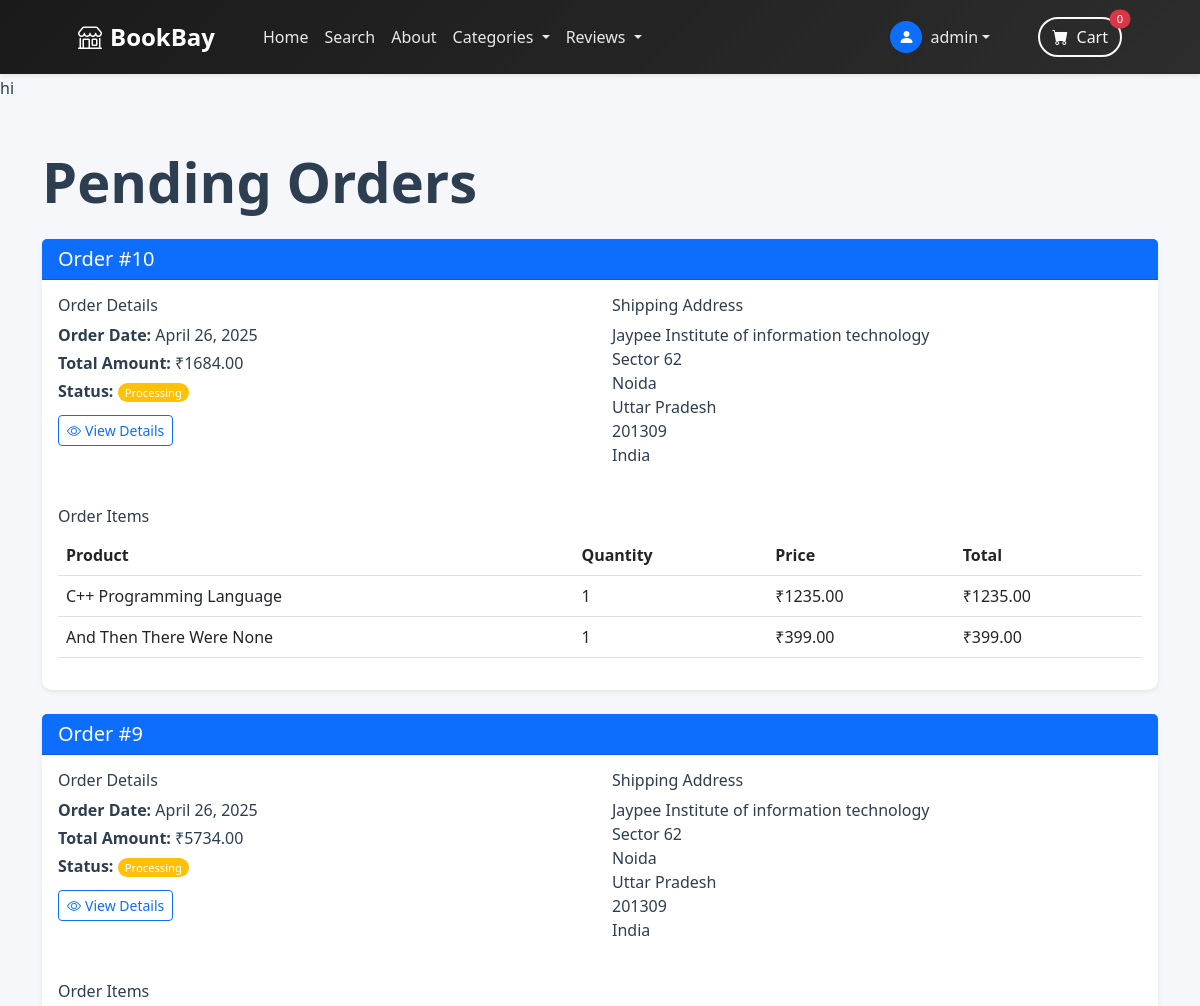
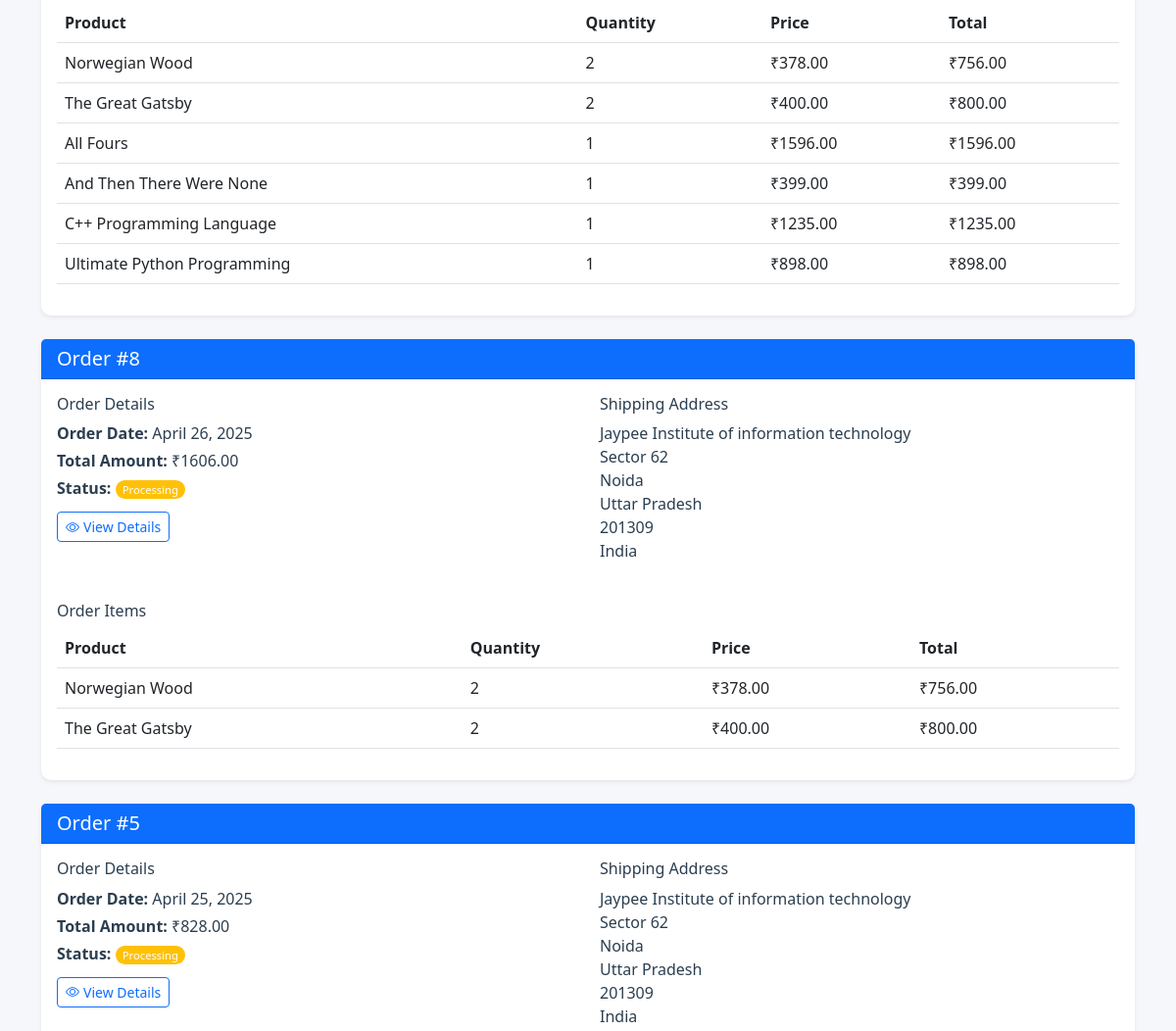
The app's page /payment/not_shipped_dashboard/ (signed in, upper part), older data (2 pictures, top to bottom).
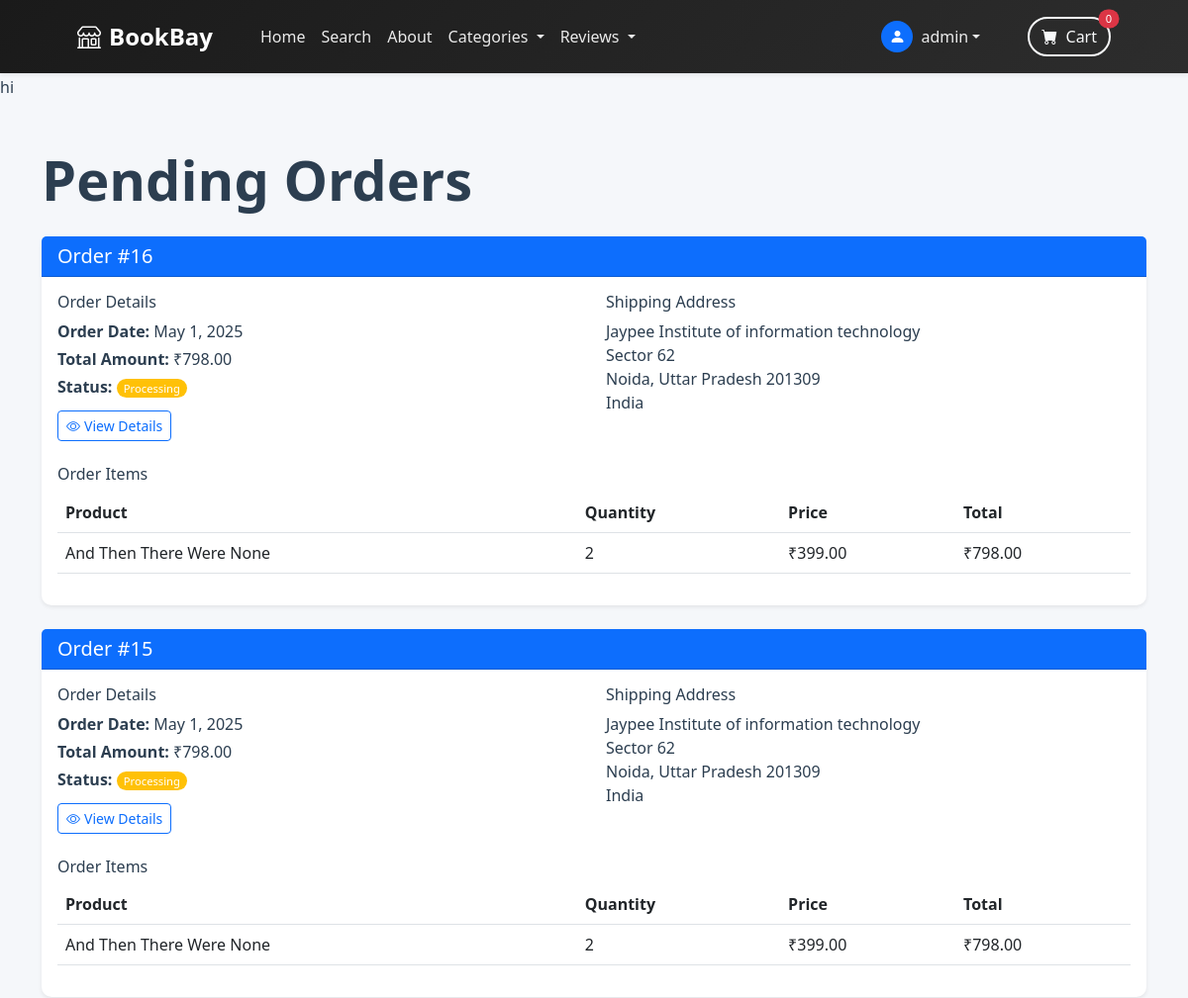
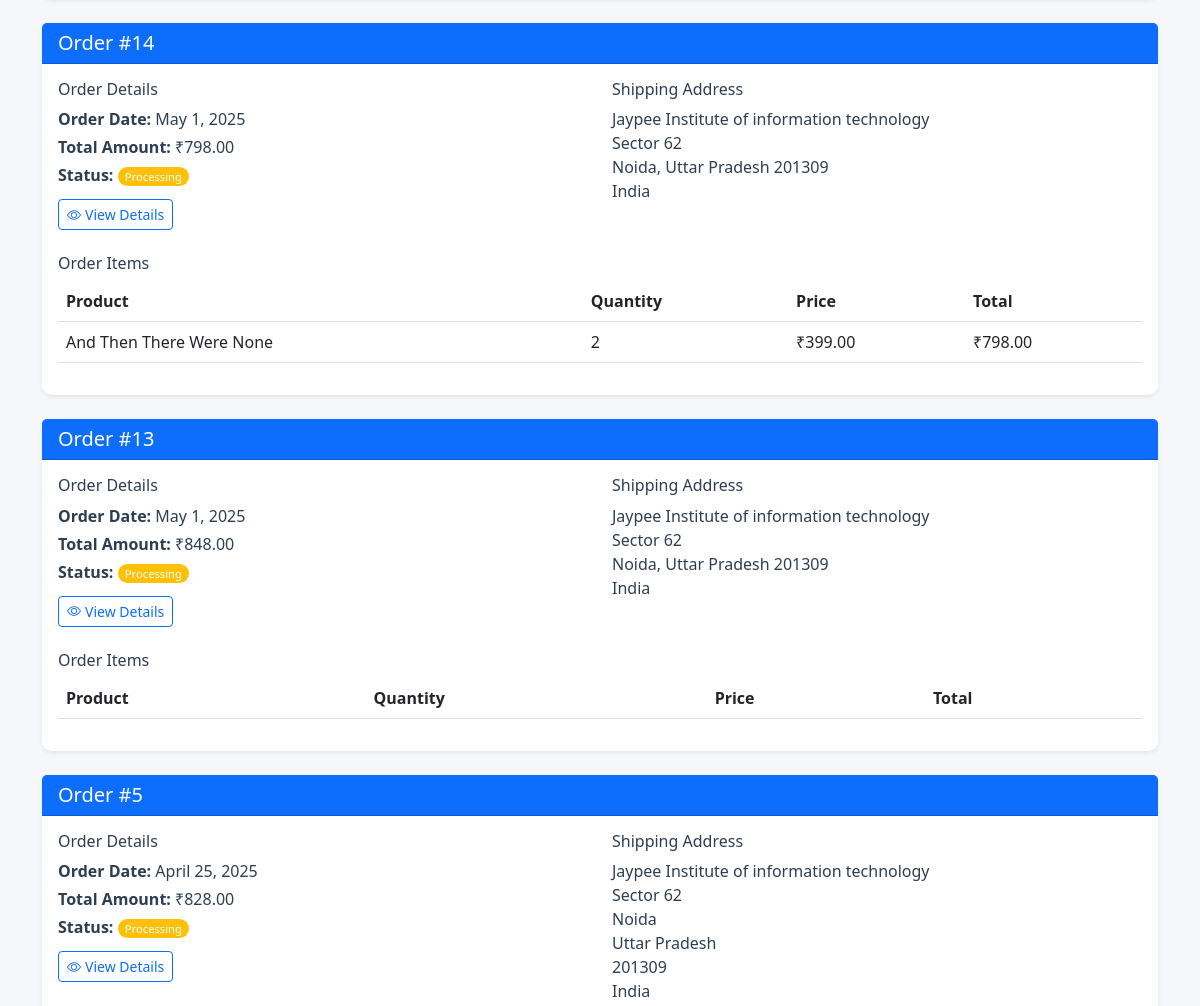
The same page, newer data (2 pictures, top to bottom).
### payment/models.py (models this page shows, shortened)
class Order(models.Model):
    user = models.ForeignKey(User, on_delete=models.CASCADE, null=True, blank=True)
    full_name = models.CharField(max_length=255)
    email = models.EmailField(max_length=255)
    shipping_address = models.TextField(max_length=255)
    amount_paid = models.DecimalField(max_digits=8, decimal_places=2)
    date_ordered = models.DateTimeField(auto_now_add=True)
    shipped = models.BooleanField(default=False)
    date_shipped = models.DateTimeField(null=True, blank=True)

class OrderItem(models.Model):
    product = models.ForeignKey(Product, on_delete=models.CASCADE, null=True, related_name='payment_order_items')
    quantity = models.PositiveBigIntegerField(default=1)
    user = models.ForeignKey(User, on_delete=models.CASCADE, null=True, blank=True)
    order = models.ForeignKey(Order, on_delete=models.CASCADE, null=True)
    price = models.DecimalField(max_digits=8, decimal_places=2)
    date_added = models.DateTimeField(auto_now_add=True)
    @property
    def get_total(self):
        return (self.price * self.quantity)

### store/models.py (models this page shows, shortened)
class Product(models.Model):
    name = models.CharField(max_length=50)
    price = models.DecimalField(default=0, decimal_places=2, max_digits=8)
    category = models.ForeignKey(Category, on_delete=models.CASCADE, default=1)
    description = models.CharField(max_length=250, default='', blank=True, null=True)
    image = models.ImageField(upload_to='uploads/product/')
    is_sale = models.BooleanField(default=False)
    sale_price = models.DecimalField(default=0, decimal_places=2, max_digits=8)

### payment/views.py (the view)
# urls.py: path('not_shipped_dashboard/', views.not_shipped_dashboard, name='not_shipped_dashboard'),
@login_required
def not_shipped_dashboard(request):
    orders = Order.objects.filter(user=request.user, shipped=False).order_by('-date_ordered')
    return render(request, 'payment/not_shipped_dashboard.html', {
        'orders': orders,
        'title': 'Pending Orders'
    })

### cart/cart.py (called while the page is built)
    def __len__(self):
        return len(self.cart)

### cart/context_processors.py (called while the page is built)
def cart(request):
    return {"cart": Cart(request)}

### store/context_processors.py (called while the page is built)
def categories_context(request):
    return {
        'categories': Category.objects.filter(parent=None)
    }

### store/models.py (called while the page is built)
    def get_subcategories(self):
        return self.subcategories.all()

### payment/templates/payment/not_shipped_dashboard.html
{% extends 'base.html' %}
{% load static %}
{% block content %}
<div class="container py-5">
    <div class="row">
        <div class="col-12">
            <h1 class="display-4 fw-bold mb-4">{{ title }}</h1>
        </div>
    </div>
    {% if orders %}
        {% for order in orders %}
        <div class="card mb-4 shadow-sm">
            <div class="card-header bg-primary text-white">
                <div class="d-flex justify-content-between align-items-center">
                    <h5 class="mb-0">Order #{{ order.id }}</h5>
                </div>
            </div>
            <div class="card-body">
                <div class="row">
                    <div class="col-md-6">
                        <h6>Order Details</h6>
                        <p class="mb-1"><strong>Order Date:</strong> {{ order.date_ordered|date:"F j, Y" }}</p>
                        <p class="mb-1"><strong>Total Amount:</strong> ₹{{ order.amount_paid }}</p>
                        <p class="mb-1"><strong>Status:</strong> <span class="badge bg-warning">Processing</span></p>
                        <a href="{% url 'payment:order_detail' order.id %}" class="btn btn-sm btn-outline-primary mt-2">
                            <i class="bi bi-eye me-1"></i>View Details
                        </a>
                    </div>
                    <div class="col-md-6">
                        <h6>Shipping Address</h6>
                        <p class="mb-1">{{ order.shipping_address|linebreaks }}</p>
                    </div>
                </div>
                <div class="mt-4">
                    <h6>Order Items</h6>
                    <div class="table-responsive">
                        <table class="table">
                            <thead>
                                <tr>
                                    <th>Product</th>
                                    <th>Quantity</th>
                                    <th>Price</th>
                                    <th>Total</th>
                                </tr>
                            </thead>
                            <tbody>
                                {% for item in order.orderitem_set.all %}
                                <tr>
                                    <td>{{ item.product.name }}</td>
                                    <td>{{ item.quantity }}</td>
                                    <td>₹{{ item.price }}</td>
                                    <td>₹{{ item.get_total }}</td>
                                </tr>
                                {% endfor %}
                            </tbody>
                        </table>
                    </div>
                </div>
            </div>
        </div>
        {% endfor %}
    {% else %}
        <div class="alert alert-info">
            <p class="mb-0">You have no pending orders.</p>
        </div>
    {% endif %}
</div>
{% endblock %}

Row changes from the older to the newer data that the page shows:
removed Order: id "10", date_ordered "April 26, 2025", amount_paid "1684.00", shipping_address "Jaypee Institute of information technology Sector 62 Noida Uttar Pradesh 201309 India"
removed OrderItem: product.name "C++ Programming Language", quantity "1", price "1235.00", get_total "1235.00", shown under "10"
removed OrderItem: product.name "And Then There Were None", quantity "1", price "399.00", get_total "399.00", shown under "10"
removed Order: id "9", date_ordered "April 26, 2025", amount_paid "5734.00", shipping_address "Jaypee Institute of information technology Sector 62 Noida Uttar Pradesh 201309 India"
removed OrderItem: product.name "Norwegian Wood", quantity "2", price "378.00", get_total "756.00", shown under "9"
removed OrderItem: product.name "The Great Gatsby", quantity "2", price "400.00", get_total "800.00", shown under "9"
removed OrderItem: product.name "All Fours", quantity "1", price "1596.00", get_total "1596.00", shown under "9"
removed OrderItem: product.name "And Then There Were None", quantity "1", price "399.00", get_total "399.00", shown under "9"
removed OrderItem: product.name "C++ Programming Language", quantity "1", price "1235.00", get_total "1235.00", shown under "9"
removed OrderItem: product.name "Ultimate Python Programming", quantity "1", price "898.00", get_total "898.00", shown under "9"
removed Order: id "8", date_ordered "April 26, 2025", amount_paid "1606.00", shipping_address "Jaypee Institute of information technology Sector 62 Noida Uttar Pradesh 201309 India"
removed OrderItem: product.name "Norwegian Wood", quantity "2", price "378.00", get_total "756.00", shown under "8"
removed OrderItem: product.name "The Great Gatsby", quantity "2", price "400.00", get_total "800.00", shown under "8"
added Order: id "16", date_ordered "May 1, 2025", amount_paid "798.00", shipping_address "Jaypee Institute of information technology Sector 62 Noida, Uttar Pradesh 201309 India"
added OrderItem: product.name "And Then There Were None", quantity "2", price "399.00", get_total "798.00", shown under "16"
added Order: id "15", date_ordered "May 1, 2025", amount_paid "798.00", shipping_address "Jaypee Institute of information technology Sector 62 Noida, Uttar Pradesh 201309 India"
added OrderItem: product.name "And Then There Were None", quantity "2", price "399.00", get_total "798.00", shown under "15"
added Order: id "14", date_ordered "May 1, 2025", amount_paid "798.00", shipping_address "Jaypee Institute of information technology Sector 62 Noida, Uttar Pradesh 201309 India"
added OrderItem: product.name "And Then There Were None", quantity "2", price "399.00", get_total "798.00", shown under "14"
added Order: id "13", date_ordered "May 1, 2025", amount_paid "848.00", shipping_address "Jaypee Institute of information technology Sector 62 Noida, Uttar Pradesh 201309 India"
